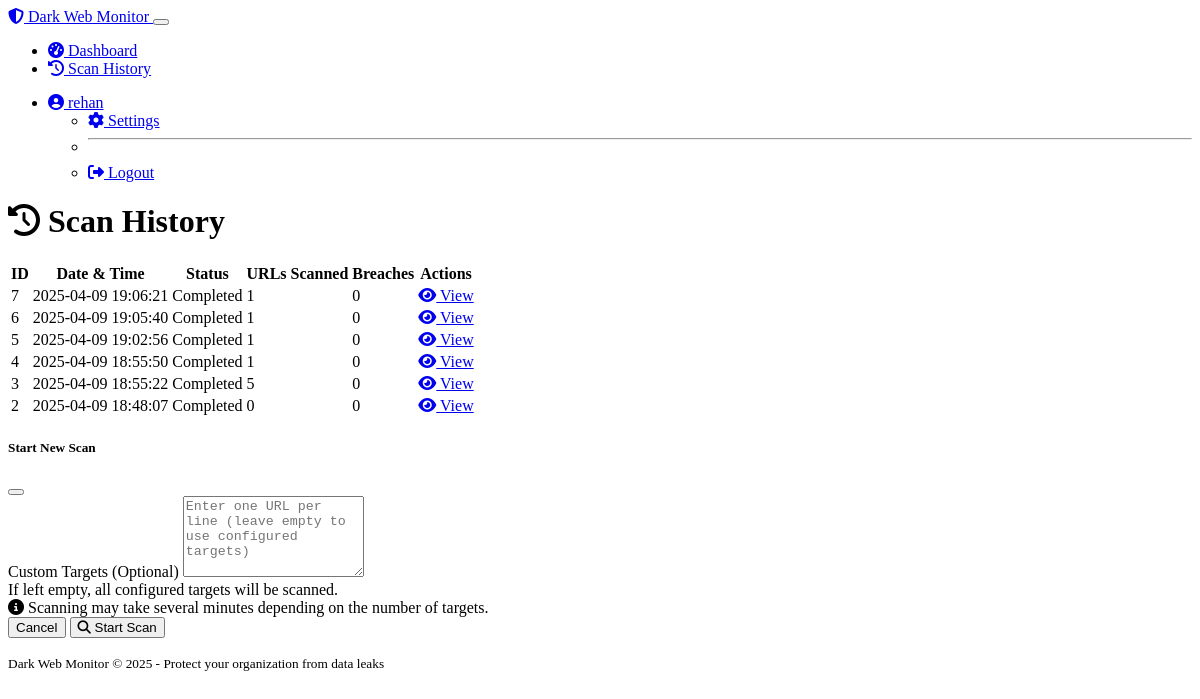
The page /scans (signed in) on the database its author committed.
### models.py (models this page shows, shortened)
class User(UserMixin, db.Model):
    id = db.Column(db.Integer, primary_key=True)
    username = db.Column(db.String(64), unique=True, nullable=False)
    email = db.Column(db.String(120), unique=True, nullable=False)
    password_hash = db.Column(db.String(256), nullable=False)
    is_admin = db.Column(db.Boolean, default=False)
    date_registered = db.Column(db.DateTime, default=datetime.utcnow)
    scans = db.relationship('ScanResult', backref='user', lazy='dynamic')

class ScanResult(db.Model):
    id = db.Column(db.Integer, primary_key=True)
    user_id = db.Column(db.Integer, db.ForeignKey('user.id'), nullable=False)
    scan_time = db.Column(db.DateTime, default=datetime.utcnow)
    status = db.Column(db.String(20), nullable=False)  # 'completed', 'in_progress', 'failed'
    urls_scanned = db.Column(db.Integer, default=0)
    breaches_detected = db.relationship('DataBreach', backref='scan_result', lazy='dynamic')

### routes.py (the view)
@app.route('/scans')
@login_required
def scan_history():
    page = request.args.get('page', 1, type=int)
    per_page = 10
    scans = ScanResult.query.filter_by(user_id=current_user.id) \
                     .order_by(ScanResult.scan_time.desc()) \
                     .paginate(page=page, per_page=per_page)
    return render_template('scan_history.html', scans=scans)

### models.py (called while the page is built)
@login_manager.user_loader
def load_user(user_id):
    return User.query.get(int(user_id))

### routes.py (called while the page is built)
@app.context_processor
def inject_now():
    from datetime import datetime
    return {'now': datetime.utcnow()}

### templates/scan_history.html (shortened to what this page needs)
{% extends "layout.html" %}
{% block content %}
<div class="d-flex justify-content-between align-items-center mb-4">
    <h1><i class="fas fa-history me-2"></i> Scan History</h1>
</div>
{% if scans.items %}
<div class="card bg-dark shadow">
    <div class="card-body p-0">
        <div class="table-responsive">
            <table class="table table-hover mb-0">
                <thead>
                    <tr>
                        <th>ID</th>
                        <th>Date & Time</th>
                        <th>Status</th>
                        <th>URLs Scanned</th>
                        <th>Breaches</th>
                        <th>Actions</th>
                    </tr>
                </thead>
                <tbody>
                    {% for scan in scans.items %}
                    <tr>
                        <td>{{ scan.id }}</td>
                        <td>{{ scan.scan_time.strftime('%Y-%m-%d %H:%M:%S') }}</td>
                        <td>
                            {% if scan.status == 'completed' %}
                            <span class="badge bg-success">Completed</span>
                            {% elif scan.status == 'in_progress' %}
                            <span class="badge bg-warning">In Progress</span>
                            {% else %}
                            <span class="badge bg-danger">Failed</span>
                            {% endif %}
                        </td>
                        <td>{{ scan.urls_scanned }}</td>
                        <td>{{ scan.breaches_detected.count() }}</td>
                        <td>
                            <a href="{{ url_for('scan_detail', scan_id=scan.id) }}" class="btn btn-sm btn-primary">
                                <i class="fas fa-eye me-1"></i> View
                            </a>
                        </td>
                    </tr>
                    {% endfor %}
                </tbody>
            </table>
        </div>
    </div>
</div>
{% endif %}
<div class="modal fade" id="startScanModal" tabindex="-1" aria-labelledby="startScanModalLabel" aria-hidden="true">
    <div class="modal-dialog">
        <div class="modal-content bg-dark">
            <form action="{{ url_for('start_scan') }}" method="POST">
                <div class="modal-header">
                    <h5 class="modal-title" id="startScanModalLabel">Start New Scan</h5>
                    <button type="button" class="btn-close" data-bs-dismiss="modal" aria-label="Close"></button>
                </div>
                <div class="modal-body">
                    <div class="mb-3">
                        <label for="targets" class="form-label">Custom Targets (Optional)</label>
                        <textarea class="form-control" id="targets" name="targets" rows="5" placeholder="Enter one URL per line (leave empty to use configured targets)"></textarea>
                        <div class="form-text">If left empty, all configured targets will be scanned.</div>
                    </div>
                    <div class="alert alert-info">
                        <i class="fas fa-info-circle me-2"></i> Scanning may take several minutes depending on the number of targets.
                    </div>
                </div>
                <div class="modal-footer">
                    <button type="button" class="btn btn-secondary" data-bs-dismiss="modal">Cancel</button>
                    <button type="submit" class="btn btn-primary">
                        <i class="fas fa-search me-2"></i> Start Scan
                    </button>
                </div>
            </form>
        </div>
    </div>
</div>
{% endblock %}

### templates/layout.html (shortened to what this page needs)
<!DOCTYPE html>
<html lang="en" data-bs-theme="dark">
<head>
    <link rel="stylesheet" href="https://cdn.replit.com/agent/bootstrap-agent-dark-theme.min.css">
    <link rel="stylesheet" href="https://cdnjs.cloudflare.com/ajax/libs/font-awesome/6.4.0/css/all.min.css">
    <link rel="stylesheet" href="{{ url_for('static', filename='css/custom.css') }}">
</head>
<body>
    <nav class="navbar navbar-expand-lg navbar-dark bg-dark">
        <div class="container-fluid">
            <a class="navbar-brand" href="{{ url_for('index') }}">
                <i class="fas fa-shield-alt me-2"></i>
                Dark Web Monitor
            </a>
            <button class="navbar-toggler" type="button" data-bs-toggle="collapse" data-bs-target="#navbarNav" aria-controls="navbarNav" aria-expanded="false" aria-label="Toggle navigation">
            </button>
            <div class="collapse navbar-collapse" id="navbarNav">
                <ul class="navbar-nav me-auto">
                    {% if current_user.is_authenticated %}
                    <li class="nav-item">
                        <a class="nav-link {% if request.endpoint == 'dashboard' %}active{% endif %}" href="{{ url_for('dashboard') }}">
                            <i class="fas fa-tachometer-alt me-1"></i> Dashboard
                        </a>
                    </li>
                    <li class="nav-item">
                        <a class="nav-link {% if request.endpoint == 'scan_history' %}active{% endif %}" href="{{ url_for('scan_history') }}">
                            <i class="fas fa-history me-1"></i> Scan History
                        </a>
                    </li>
                    {% endif %}
                </ul>
                <ul class="navbar-nav">
                    {% if current_user.is_authenticated %}
                    <li class="nav-item dropdown">
                        <a class="nav-link dropdown-toggle" href="#" id="userDropdown" role="button" data-bs-toggle="dropdown" aria-expanded="false">
                            <i class="fas fa-user-circle me-1"></i> {{ current_user.username }}
                        </a>
                        <ul class="dropdown-menu dropdown-menu-end" aria-labelledby="userDropdown">
                            <li>
                                <a class="dropdown-item" href="{{ url_for('settings') }}">
                                    <i class="fas fa-cog me-1"></i> Settings
                                </a>
                            </li>
                            <li><hr class="dropdown-divider"></li>
                            <li>
                                <a class="dropdown-item" href="{{ url_for('logout') }}">
                                    <i class="fas fa-sign-out-alt me-1"></i> Logout
                                </a>
                            </li>
                        </ul>
                    </li>
                    {% endif %}
                </ul>
            </div>
        </div>
    </nav>
    <main class="container mt-4">
        {% block content %}{% endblock %}
    </main>
    <footer class="bg-dark text-light py-3 mt-5">
        <div class="container text-center">
            <p class="mb-0">
                <small>Dark Web Monitor &copy; 2025 - Protect your organization from data leaks</small>
            </p>
        </div>
    </footer>
</body>
</html>

### rows shown on the page
User: username "rehan"
ScanResult: id "7", scan_time "2025-04-09 19:06:21", status "Completed", urls_scanned "1", breaches_detected.count "0"
ScanResult: id "6", scan_time "2025-04-09 19:05:40", status "Completed", urls_scanned "1", breaches_detected.count "0"
ScanResult: id "5", scan_time "2025-04-09 19:02:56", status "Completed", urls_scanned "1", breaches_detected.count "0"
ScanResult: id "4", scan_time "2025-04-09 18:55:50", status "Completed", urls_scanned "1", breaches_detected.count "0"
ScanResult: id "3", scan_time "2025-04-09 18:55:22", status "Completed", urls_scanned "5", breaches_detected.count "0"
ScanResult: id "2", scan_time "2025-04-09 18:48:07", status "Completed", urls_scanned "0", breaches_detected.count "0"
